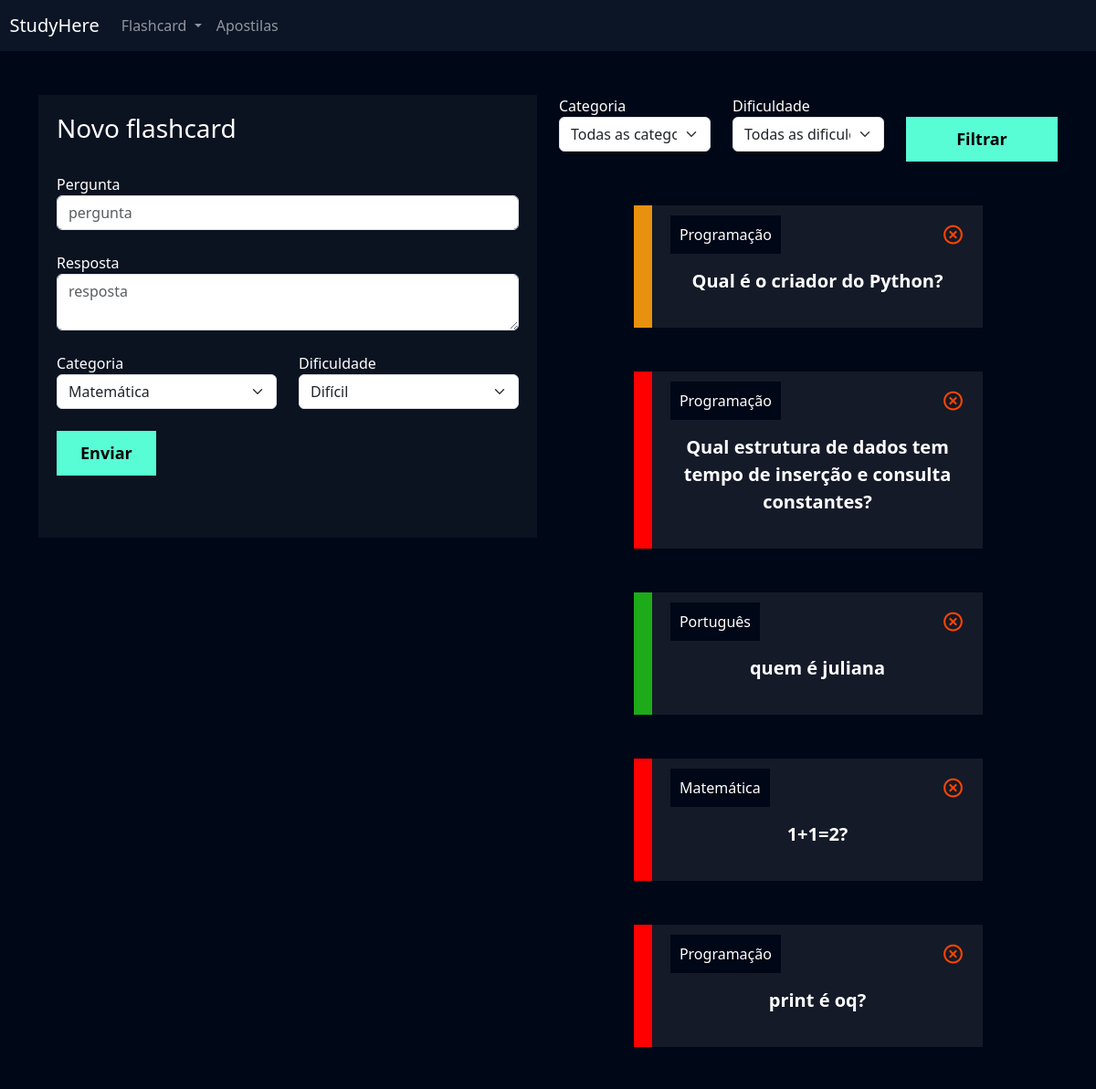
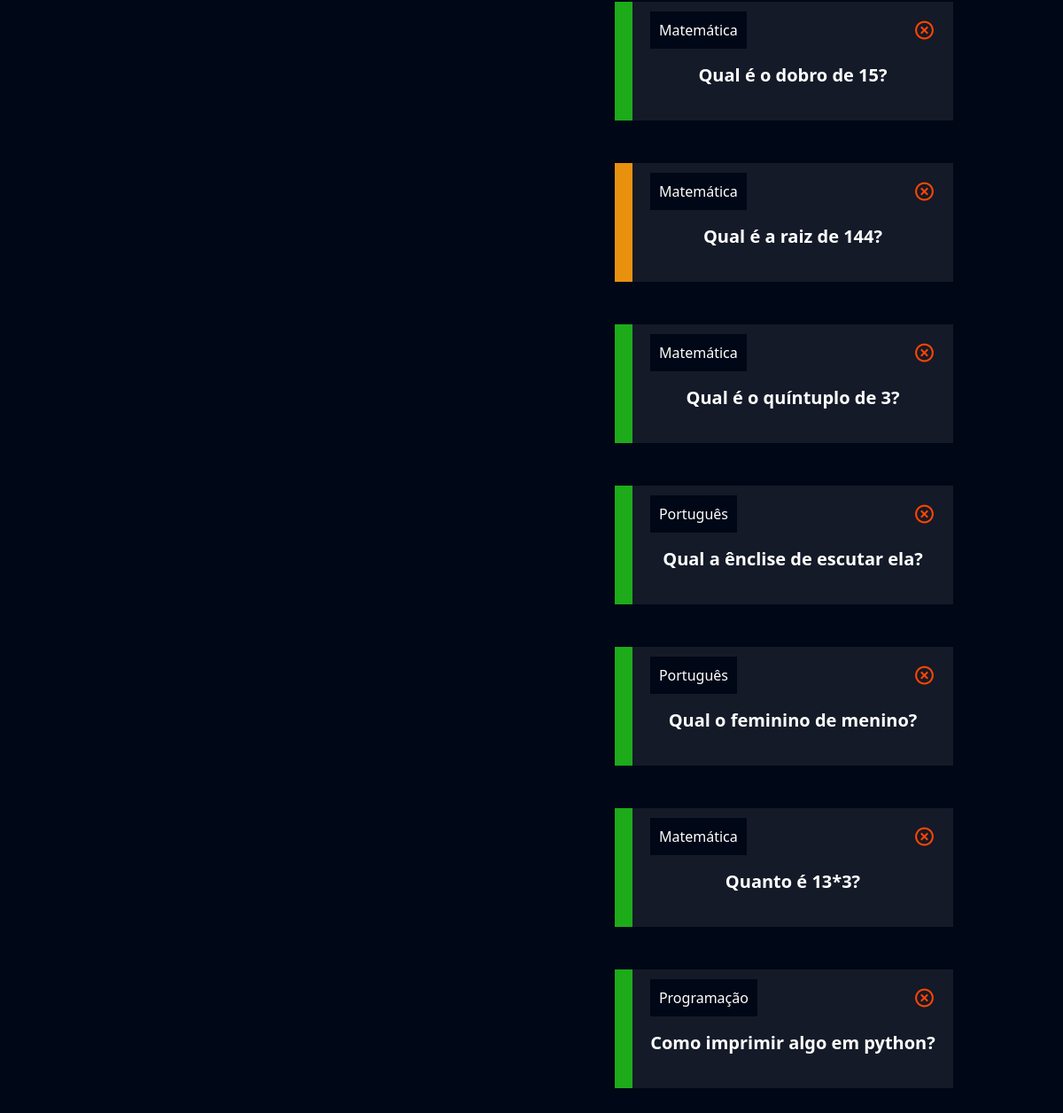
Before: /flashcard/novo_flashcard/ (signed in) with the older database file (2 pictures, top to bottom).
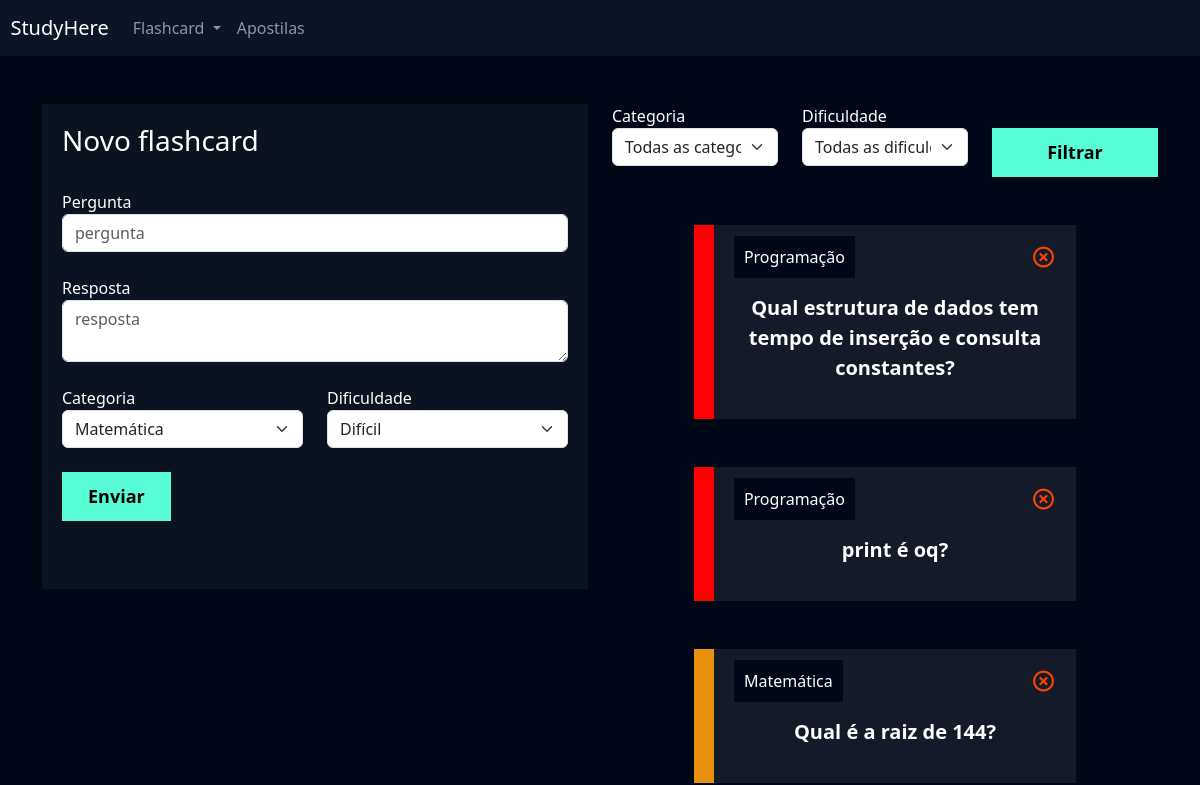
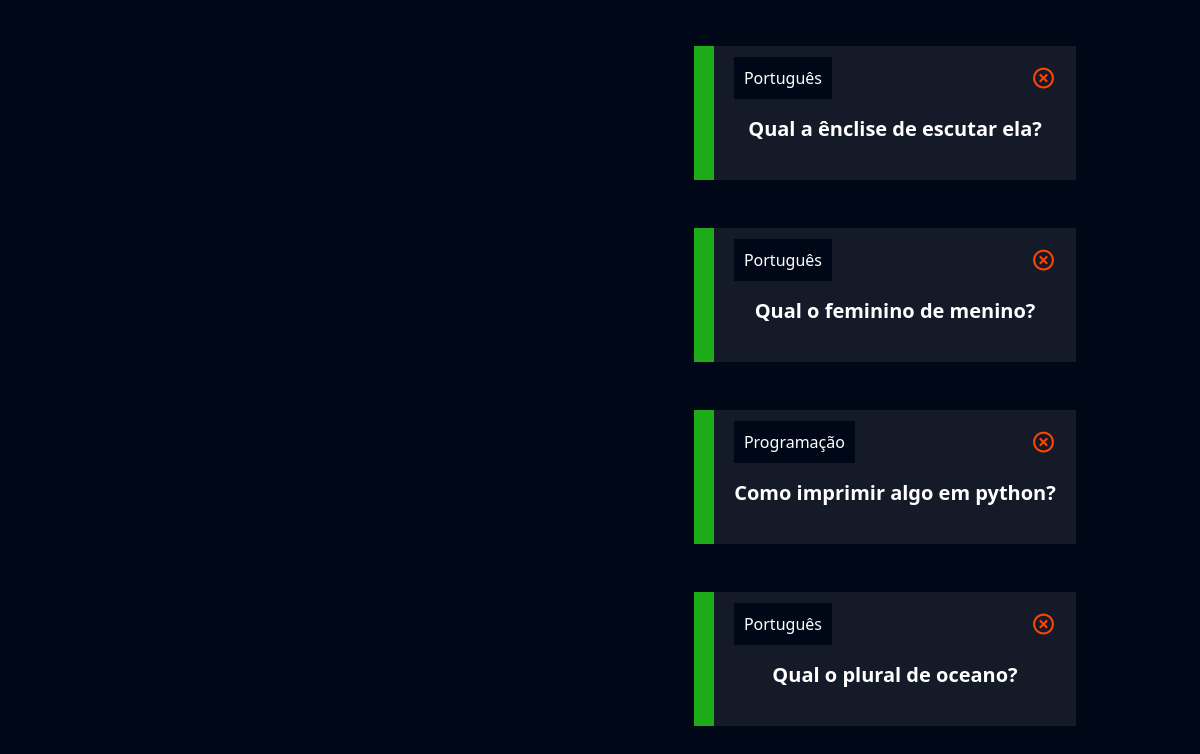
After: the same page with the newer database file (2 pictures, top to bottom).
### flashcard/models.py (models this page shows, shortened)
class Flashcard(models.Model):
    DIFICULDADE_CHOICES = (('D', 'Difícil'), ('M', 'Médio'), ('F', 'Fácil'))
    user = models.ForeignKey(User, on_delete=models.DO_NOTHING)
    pergunta = models.CharField(max_length=100)
    resposta = models.TextField()
    categoria = models.ForeignKey(Categoria, on_delete=models.DO_NOTHING)
    dificuldade = models.CharField(max_length=1, choices=DIFICULDADE_CHOICES)
    @property
    def css_dificuldade(self):
        if self.dificuldade == 'F':
            return "flashcard-facil"
        elif self.dificuldade == 'M':
            return "flashcard-medio"
        elif self.dificuldade == 'D':
            return "flashcard-dificil"

class Categoria(models.Model):
    nome = models.CharField(max_length=20)
    def __str__(self):
        return self.nome

### flashcard/views.py (the view, shortened to what this page needs)
# urls.py: path('novo_flashcard/', views.novo_flashcard, name="novo_flashcard"),
def novo_flashcard(request):
    if not request.user.is_authenticated:
        return redirect('/usuarios/logar')
    if request.method == 'GET':
        categorias = Categoria.objects.all()
        dificuldades = Flashcard.DIFICULDADE_CHOICES
        flashcards = Flashcard.objects.filter(user=request.user)
        categoria_filtrar = request.GET.get('categoria')
        dificuldade_filtrar = request.GET.get('dificuldade')
        if categoria_filtrar:
            flashcards = flashcards.filter(categoria__id=categoria_filtrar)
        if dificuldade_filtrar:
            flashcards = flashcards.filter(dificuldade=dificuldade_filtrar)
        return render(request, 'novo_flashcard.html', {'categorias': categorias, 'dificuldades': dificuldades, 'flashcards':flashcards})

### flashcard/templates/novo_flashcard.html (shortened to what this page needs)
{% extends "base.html" %}
{% load static %}
{% block 'cabecalho' %}
    <link href="{% static 'usuarios/css/cadastro.css' %}" rel="stylesheet">
    <link href='https://unpkg.com/boxicons@2.1.4/css/boxicons.min.css' rel='stylesheet'>
    <link href="{% static 'flashcard/css/novo_flashcard.css' %}" rel="stylesheet">
{% endblock 'cabecalho' %}
{% block 'conteudo' %}
    {% include "partials/header.html" %}
    <div class="container">
        <br>
        <br>
        <div class="row">
            <div class="col-md">
                <div class="box-form">
                    <form action="{% url 'novo_flashcard' %}" method="POST"> {% csrf_token %}
                        <h3>Novo flashcard</h3>
                        <br>
                        <label>Pergunta</label>
                        <input type="text" class="form-control" placeholder="pergunta" name="pergunta">
                        <br>
                        <label>Resposta</label>
                        <textarea class="form-control" placeholder="resposta" name="resposta"></textarea>
                        <br>
                        <div class="row">
                                <div class="col-md">
                                    <label for="">Categoria</label>
                                    <select class="form-select" name="categoria">
                                        {% for categoria in categorias %}
                                            <option value="{{categoria.id}}">{{categoria}}</option>
                                        {% endfor %}
                                    </select>
                                </div>
                                <div class="col-md">
                                    <label for="">Dificuldade</label>
                                    <select class="form-select" name="dificuldade">
                                        {% for dificuldade in dificuldades %}
                                            <option value="{{dificuldade.0}}">{{dificuldade.1}}</option>
                                        {% endfor %}
                                    </select>
                                </div>
                        </div>
                        <br>
                        <input type="submit" value="Enviar" class="btn-cadastro">
                        <br>
                        <br>
                        <br>
                    </form>
                </div>
            </div>
            <div class="col-md">
                <form action="{% url 'novo_flashcard' %}" method="GET">
                    <div class="row">
                        <div class="col-md">
                            <label for="">Categoria</label>
                            <select name="categoria" id="" class="form-select">
                                <option value="">Todas as categorias</option>
                            </select>
                        </div>
                        <div class="col-md">
                            <label for="">Dificuldade</label>
                            <select name="dificuldade" id="" class="form-select">
                                <option value="">Todas as dificuldades</option>
                            </select>
                        </div>
                        <div class="col-md">
                            <br>
                            <input type="submit" style="width: 100%" value="Filtrar" class="btn-cadastro">
                        </div>
                    </div>
                </form>
                <br>
                <br>
                {% for flash in flashcards %}
                    <div class="box-new-flashcard" onclick="flip_card({{flash.id}})">
                        <div class="flashcard {{flash.css_dificuldade}}">
                            <div class="flashcard-categoria">
                                {{flash.categoria}}
                            </div>
                            <a href="{% url 'deletar_flashcard' flash.id %}"><i class='icone-exit bx bx-x-circle'></i></a>
                            <br>
                            <br>
                            <div class="flashcard-box-item">
                                <p class="flashcard-item">{{flash.pergunta}}</p>
                            </div>
                        </div>
                    </div>
                    <br>
                    <br>
                {% endfor %}
            </div>
        </div>
    </div>
{% endblock 'conteudo' %}

### templates/base.html (shortened to what this page needs)
{% load static %}
<!doctype html>
<html lang="en">
    <head>
        <link href="https://cdn.jsdelivr.net/npm/bootstrap@5.3.2/dist/css/bootstrap.min.css" rel="stylesheet">
        <link rel="stylesheet" href="{% static "geral/css/base.css" %}">
        {% block 'cabecalho' %} {% endblock %}
    </head>
    <body>
        {% block 'conteudo' %}{% endblock %}
        </body>
</html>

### templates/partials/header.html (shortened to what this page needs)
<nav style="background-color: var(--main-color)" class="navbar navbar-expand-lg navbar-dark">
    <a class="navbar-brand" href="#">&nbsp&nbspStudyHere</a>
    <div class="collapse navbar-collapse" id="navbarNav">
      <ul class="navbar-nav">
        <li class="nav-item dropdown">
          <a class="nav-link dropdown-toggle" href="#" id="navbarDropdown" role="button" data-bs-toggle="dropdown" aria-expanded="false">
            Flashcard
          </a>
        </li>
        <li class="nav-item">
          <a class="nav-link" href="{% url 'adicionar_apostilas' %}">Apostilas</a>
        </li>
      </ul>
    </div>
</nav>

### templates/static/geral/css/base.css (style rules this page uses)
:root { --main-color: #0b1526; --dark-color: #000716; --secondary-dark-color: rgb(15, 2, 26); --light-color: #00c1f3; --contrast-color: #f4c96b; --differential-color: #58fcd5; }
body { background-color: var(--dark-color) !important; color: white !important; }

### templates/static/usuarios/css/cadastro.css (style rules this page uses)
* { margin: 0; padding: 0; }
.box-form { padding: 20px; background-color: rgba(217,217,217, .05); color: white !important; }
.btn-cadastro { padding: 10px; background-color: #58fcd5; border: none; border: 1px solid #58fcd5; font-size: 18px; font-weight: bold; padding-left: 25px; padding-right: 25px; }

### templates/static/flashcard/css/novo_flashcard.css (style rules this page uses)
.box-new-flashcard { width: 70%; margin: auto; }
.flashcard { background-color: rgba(255, 255, 255, .08); padding: 20px; }
.flashcard-box-item { text-align: center; }
.flashcard p { font-size: 20px; font-weight: bold; cursor: pointer; }
.flashcard-facil { border-left: 20px solid #1DAB1A; }
.flashcard-medio { border-left: 20px solid #E8910E; }
.flashcard-dificil { border-left: 20px solid #FE0000; }
.flashcard-categoria { background-color: var(--dark-color); display: inline; padding: 10px; }
.icone-exit { float: right; font-size: 25px; color: orangered; }

Changed rows visible on the page:
removed Flashcard: categoria "Programação", pergunta "Qual é o criador do Python?", dificuldade "M" (drawn)
removed Flashcard: categoria "Português", pergunta "quem é juliana"
removed Flashcard: categoria "Matemática", pergunta "1+1=2?", dificuldade "D" (drawn)
removed Flashcard: categoria "Matemática", pergunta "Qual é o dobro de 15?"
removed Flashcard: categoria "Matemática", pergunta "Qual é o quíntuplo de 3?"
removed Flashcard: categoria "Matemática", pergunta "Quanto é 13*3?"
added Flashcard: categoria "Português", pergunta "Qual o plural de oceano?"
